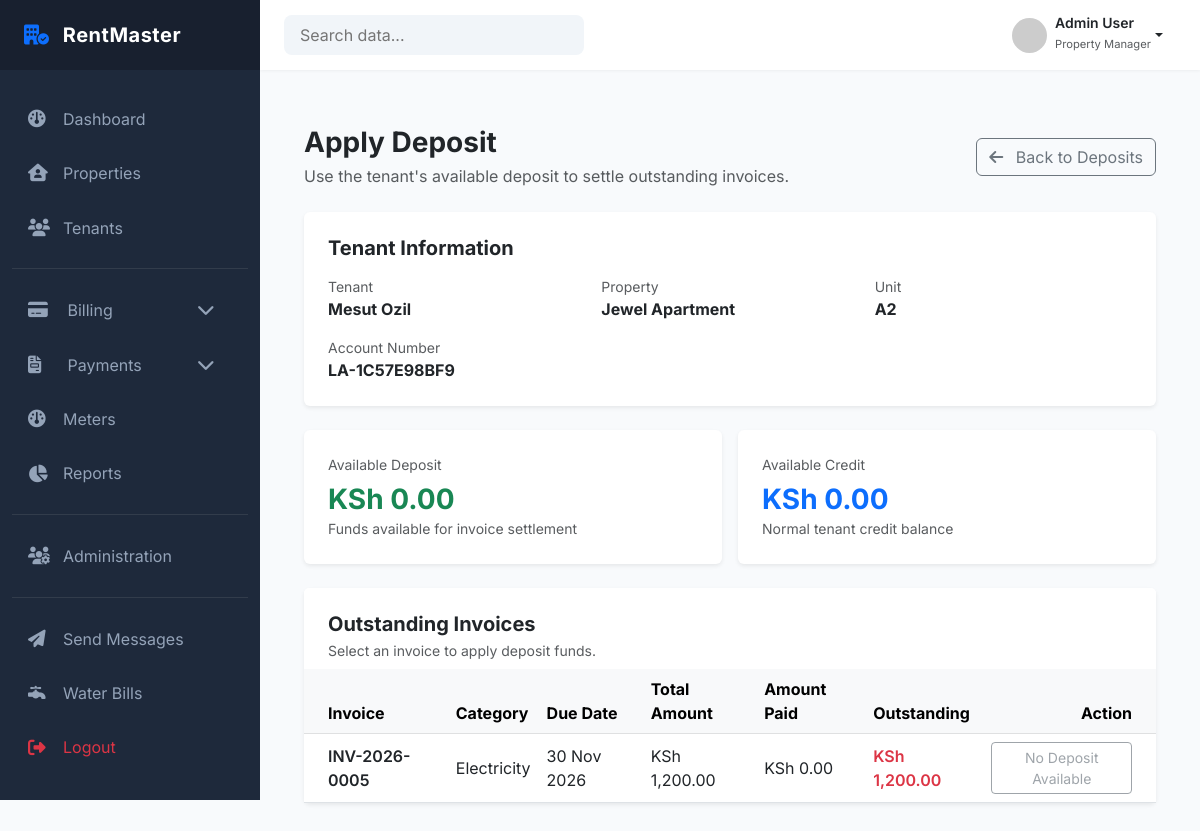
The page /finance/deposits/apply/1/ (signed in) on the database as committed earlier.
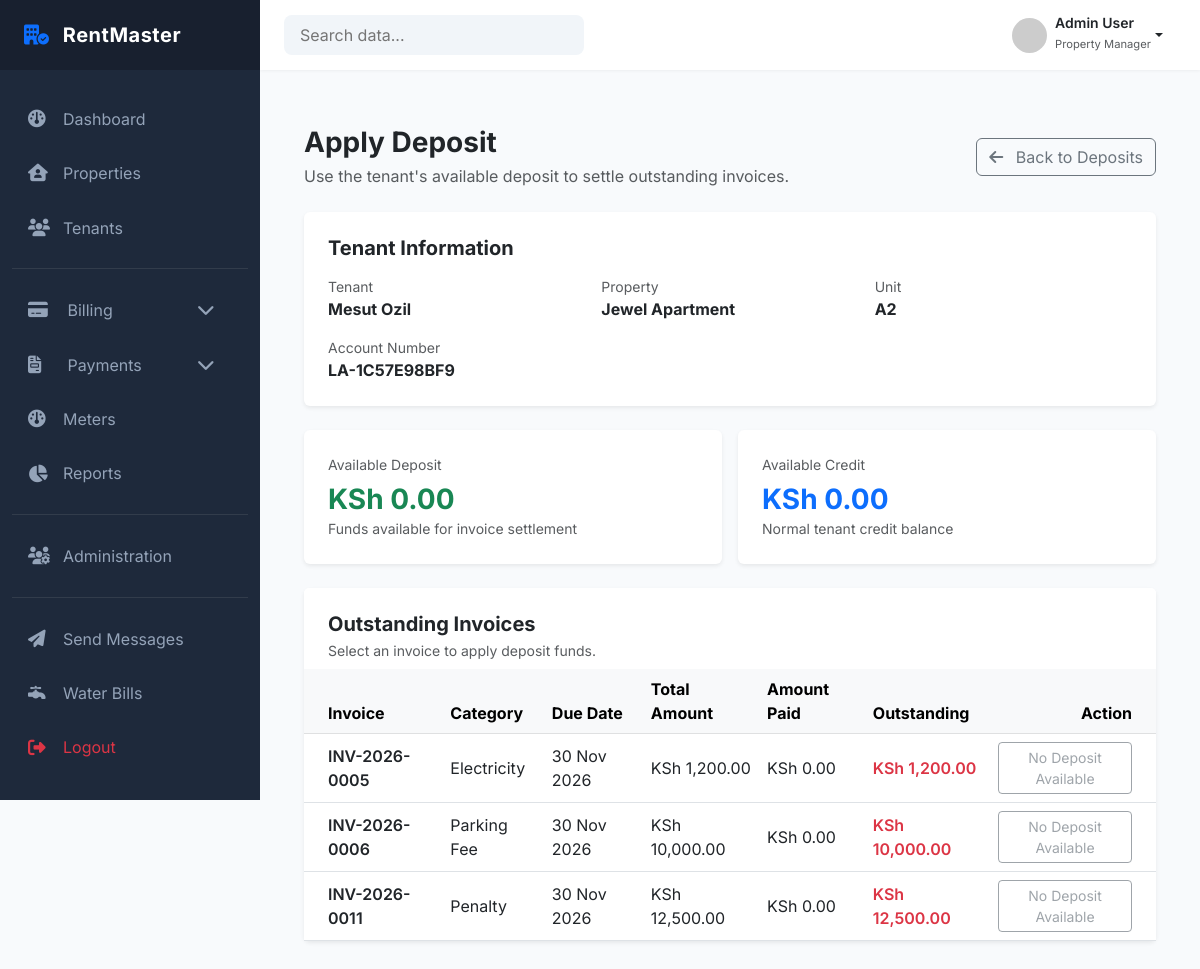
The same page on the database as committed later.
### tenants/models.py (models this page shows, shortened)
class Tenant(models.Model):
    first_name = models.CharField(max_length=100)
    last_name = models.CharField(max_length=100)
    landlord = models.ForeignKey(
        settings.AUTH_USER_MODEL,
        on_delete=models.PROTECT,
        limit_choices_to={"role": "LANDLORD"},
        related_name="tenants"
    )
    phone_number = models.CharField(max_length=20)
    email = models.EmailField(blank=True)
    id_number = models.CharField(max_length=50)
    date_of_birth = models.DateField(null=True, blank=True)
    is_active = models.BooleanField(default=True)
    created_at = models.DateTimeField(auto_now_add=True)
    created_by = models.ForeignKey(
        settings.AUTH_USER_MODEL,
        on_delete=models.PROTECT
    )
    class Meta:
        constraints = [
            UniqueConstraint(
                fields=["id_number", "landlord"],
                name="unique_id_per_landlord"
            ),
            UniqueConstraint(
                fields=["phone_number", "landlord"],
                name="unique_phone_per_landlord"
            )
        ]

class Tenancy(models.Model):
    tenant = models.ForeignKey(
        "Tenant",
        on_delete=models.PROTECT,
        related_name="tenancies"
    )
    unit = models.ForeignKey(
        Unit,
        on_delete=models.PROTECT,
        related_name="tenancies"
    )
    start_date = models.DateField() # when tenancy officially begins
    end_date = models.DateField(null=True, blank=True) # when tenancy ends
    rent_amount = models.DecimalField(max_digits=12, decimal_places=2)
    status = models.CharField(
        max_length=20,
        choices=TenancyStatus.choices,
        default=TenancyStatus.ACTIVE
    )
    created_by = models.ForeignKey(
        settings.AUTH_USER_MODEL,
        on_delete=models.PROTECT,
        related_name="created_tenancies"
    )
    created_at = models.DateTimeField(auto_now_add=True)
    updated_at = models.DateTimeField(auto_now=True)
    class Meta:
        ordering = ["-start_date"]
        constraints = [
            models.UniqueConstraint(
                fields=["unit"],
                condition=Q(status="ACTIVE"),
                name="unique_active_tenancy_per_unit"
            ),
            models.UniqueConstraint(
                fields=["tenant"],
                condition=Q(status="ACTIVE"),
                name="unique_active_tenancy_per_tenant"
            )
        ]

### properties/models.py (models this page shows, shortened)
class Unit(models.Model):
    property = models.ForeignKey(
        Property,
        on_delete=models.PROTECT,
        related_name="units"
    )
    unit_number = models.CharField(max_length=20)
    unit_type = models.CharField(
        max_length=50,
        choices=UnitType.choices
    )
    status = models.CharField(
        max_length=50,
        choices=UnitStatus.choices,
        default=UnitStatus.VACANT
    )
    floor = models.CharField(max_length=20, blank=True)
    is_active = models.BooleanField(default=True)
    created_at = models.DateTimeField(auto_now_add=True)
    class Meta:
        constraints = [
            UniqueConstraint(
                fields=["property", "unit_number"],
                name="unique_unit_number_per_property"
            )
        ]
        ordering = ["unit_number"]

class Property(models.Model):
    landlord = models.ForeignKey(
        settings.AUTH_USER_MODEL,
        on_delete=models.PROTECT,
        related_name="properties",
        limit_choices_to={"role": "LANDLORD"}
    )
    name = models.CharField(max_length=150)
    description = models.TextField(blank=True)
    address_line_1 = models.CharField(max_length=250)
    address_line_2 = models.CharField(max_length=255, blank=True)
    country = models.CharField(max_length=100)
    county = models.CharField(max_length=100, blank=True)
    postal_code = models.CharField(max_length=20, blank=True)
    is_active = models.BooleanField(default=True)
    created_at = models.DateTimeField(auto_now_add=True)
    updated_at = models.DateTimeField(auto_now=True)
    class Meta:
        constraints = [
            UniqueConstraint(
                fields=["landlord", "name"],
                name="unique_property_name_per_landlord"
            )
        ]
        ordering = ["-created_at"]

### finance/models.py (models this page shows, shortened)
class LedgerAccount(models.Model):
    tenancy = models.OneToOneField(
        Tenancy,
        on_delete=models.PROTECT,
        related_name="ledger_account"
    )
    account_number = models.CharField(max_length=30, unique=True, editable=False)
    is_active = models.BooleanField(default=True)
    created_at = models.DateTimeField(auto_now_add=True)
    updated_at = models.DateTimeField(auto_now=True)
    class Meta:
        ordering = ["-created_at"]

### billing/models.py (models this page shows, shortened)
class Invoice(models.Model):
    tenancy = models.ForeignKey(
        Tenancy,
        on_delete=models.PROTECT,
        related_name="invoices"
    )
    ledger_account = models.ForeignKey(
        "finance.LedgerAccount",
        on_delete=models.PROTECT,
        related_name="invoices"
    )
    category = models.CharField(
        max_length=20,
        choices=InvoiceCategory.choices
    )
    invoice_number = models.CharField(max_length=50, unique=True, blank=True)
    issue_date = models.DateField(default=timezone.now)
    due_date = models.DateField()
    billing_period_start = models.DateField(null=True, blank=True)
    billing_period_end = models.DateField(null=True, blank=True)
    total_amount = models.DecimalField(
        max_digits=14,
        decimal_places=2,
        default=0
    )
    amount_paid = models.DecimalField(
        max_digits=14,
        decimal_places=2,
        default=0
    )
    status = models.CharField(
        max_length=20,
        choices=InvoiceStatus.choices,
        default=InvoiceStatus.DRAFT
    )
    notes = models.TextField(blank=True)
    created_at = models.DateTimeField(auto_now_add=True)
    created_by = models.ForeignKey(
        settings.AUTH_USER_MODEL,
        on_delete=models.PROTECT,
        related_name="created_invoices"
    )
    class Meta:
        ordering = ["-issue_date"]
        constraints = [
            models.UniqueConstraint(
                fields=[
                    "ledger_account",
                    "category",
                    "billing_period_start",
                    "billing_period_end"
                ],
                condition=~models.Q(
                    status=InvoiceStatus.CANCELLED
                ),
                name="unique_active_invoice_per_charge_per_period"
            )
        ]
    @property
    def outstanding_balance(self):
        return self.total_amount - self.amount_paid
    def is_system_generated(self):
        return self.created_by.role == "SYSTEM"
    is_system_generated.boolean = True
    is_system_generated.short_description = "Auto Generated"

### finance/views/deposit_views.py (the view, shortened to what this page needs)
@login_required
def apply_deposit_view(request, tenant_id):
    accessible_tenants = get_accessible_tenants(
        request.user
    )
    tenant = get_object_or_404(
        accessible_tenants,
        pk=tenant_id,
    )
    tenancy = get_object_or_404(
        Tenancy.objects.select_related(
            "ledger_account",
            "unit",
            "unit__property",
        ),
        tenant=tenant,
        status=TenancyStatus.ACTIVE,
    )
    ledger_account = tenancy.ledger_account
    available_deposit = get_available_deposit(
        ledger_account
    )
    available_credit = get_available_credit(
        ledger_account
    )
    invoices = (
        Invoice.objects
        .filter(
            ledger_account=ledger_account,
            status=InvoiceStatus.ISSUED,
            total_amount__gt=F("amount_paid"),
        )
        .order_by("due_date", "issue_date")
    )
    selected_invoice_id = (
        request.POST.get("invoice_id")
        if request.method == "POST"
        else request.GET.get("invoice")
    )
    selected_invoice = None
    amount = ""
    if selected_invoice_id:
        selected_invoice = get_object_or_404(
            invoices,
            pk=selected_invoice_id,
        )
    context = {
        "tenant": tenant,
        "tenancy": tenancy,
        "ledger_account": ledger_account,
        "available_deposit": available_deposit,
        "available_credit": available_credit,
        "invoices": invoices,
        "selected_invoice": selected_invoice,
        "amount": amount,
    }
    return render(
        request,
        "deposits/apply_deposits.html",
        context,
    )

### templates/deposits/apply_deposits.html (shortened to what this page needs)
{% extends "dashboard/base_dashboard.html" %}
{% load static %}
{% load humanize %}
{% block content %}
<div class="container-fluid py-4">
    <div class="d-flex flex-wrap justify-content-between align-items-center mb-4 gap-3">
        <div>
            <h3 class="fw-bold mb-1">Apply Deposit</h3>
            <p class="text-muted mb-0">
                Use the tenant's available deposit to settle outstanding invoices.
            </p>
        </div>
        <a
            href="{% url 'finance:tenant_deposit' tenant.id %}"
            class="btn btn-outline-secondary"
        >
            <i class="fas fa-arrow-left me-2"></i>
            Back to Deposits
        </a>
    </div>
    <div class="card border-0 shadow-sm mb-4">
        <div class="card-body p-4">
            <h5 class="fw-bold mb-3">Tenant Information</h5>
            <div class="row g-3">
                <div class="col-md-4">
                    <small class="text-muted d-block">Tenant</small>
                    <strong>
                        {{ tenant.first_name }} {{ tenant.last_name }}
                    </strong>
                </div>
                <div class="col-md-4">
                    <small class="text-muted d-block">Property</small>
                    <strong>{{ tenancy.unit.property.name }}</strong>
                </div>
                <div class="col-md-4">
                    <small class="text-muted d-block">Unit</small>
                    <strong>{{ tenancy.unit.unit_number }}</strong>
                </div>
                <div class="col-md-4">
                    <small class="text-muted d-block">Account Number</small>
                    <strong>{{ ledger_account.account_number }}</strong>
                </div>
            </div>
        </div>
    </div>
    <div class="row g-3 mb-4">
        <div class="col-md-6">
            <div class="card border-0 shadow-sm h-100">
                <div class="card-body p-4">
                    <small class="text-muted d-block mb-2">
                        Available Deposit
                    </small>
                    <h3 class="fw-bold text-success mb-0">
                        KSh {{ available_deposit|floatformat:2|intcomma }}
                    </h3>
                    <small class="text-muted">
                        Funds available for invoice settlement
                    </small>
                </div>
            </div>
        </div>
        <div class="col-md-6">
            <div class="card border-0 shadow-sm h-100">
                <div class="card-body p-4">
                    <small class="text-muted d-block mb-2">
                        Available Credit
                    </small>
                    <h3 class="fw-bold text-primary mb-0">
                        KSh {{ available_credit|floatformat:2|intcomma }}
                    </h3>
                    <small class="text-muted">
                        Normal tenant credit balance
                    </small>
                </div>
            </div>
        </div>
    </div>
    <div class="card border-0 shadow-sm mb-4">
        <div class="card-header bg-white border-0 p-4 pb-2">
            <h5 class="fw-bold mb-1">Outstanding Invoices</h5>
            <p class="text-muted small mb-0">
                Select an invoice to apply deposit funds.
            </p>
        </div>
        <div class="card-body p-0">
            <div class="table-responsive">
                <table class="table table-hover align-middle mb-0">
                    <thead class="table-light">
                        <tr>
                            <th class="ps-4">Invoice</th>
                            <th>Category</th>
                            <th>Due Date</th>
                            <th>Total Amount</th>
                            <th>Amount Paid</th>
                            <th>Outstanding</th>
                            <th class="text-end pe-4">Action</th>
                        </tr>
                    </thead>
                    <tbody>
                        {% for invoice in invoices %}
                            <tr>
                                <td class="ps-4 fw-semibold">
                                    {{ invoice.invoice_number }}
                                </td>
                                <td>
                                    {{ invoice.get_category_display }}
                                </td>
                                <td>
                                    {{ invoice.due_date|date:"d M Y" }}
                                </td>
                                <td>
                                    KSh {{ invoice.total_amount|floatformat:2|intcomma }}
                                </td>
                                <td>
                                    KSh {{ invoice.amount_paid|floatformat:2|intcomma }}
                                </td>
                                <td class="fw-semibold text-danger">
                                    KSh {{ invoice.outstanding_balance|floatformat:2|intcomma }}
                                </td>
                                <td class="text-end pe-4">
                                    {% if available_deposit > 0 %}
                                        <a
                                            href="?invoice={{ invoice.pk }}"
                                            class="btn btn-sm btn-outline-primary"
                                        >
                                            <i class="fas fa-money-bill-transfer me-1"></i>
                                            Apply Deposit
                                        </a>
                                    {% else %}
                                        <button
                                            type="button"
                                            class="btn btn-sm btn-outline-secondary"
                                            disabled
                                        >
                                            No Deposit Available
                                        </button>
                                    {% endif %}
                                </td>
                            </tr>
                        {% endfor %}
                    </tbody>
                </table>
            </div>
        </div>
    </div>
</div>
{% endblock %}

Rows that differ between the two databases and show on the page:
now on this page (row edited): Invoice: invoice_number "INV-2026-0006", category "Parking Fee", due_date "30 Nov 2026", total_amount "10,000.00", amount_paid "0.00", outstanding_balance "10,000.00"
added Invoice: invoice_number "INV-2026-0011", category "Penalty", due_date "30 Nov 2026", total_amount "12,500.00", amount_paid "0.00", outstanding_balance "12,500.00"
